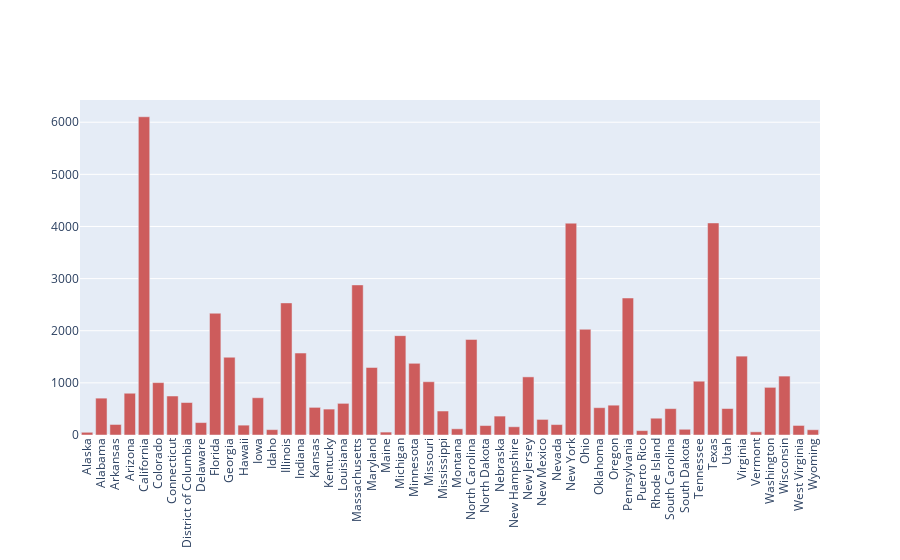

Notebook code for this chart:
### Code cell
fig = go.Figure(go.Bar(
            y=(df_codes['All Fields']).astype(float),
            x= df_codes['State'],
            marker_color = 'indianred'))
fig.update_layout(xaxis_tickangle=-90)

fig.show()

### Figure 1 — Plotly figure (JSON) as saved in the notebook; plotly's stock layout.template omitted (floating-point values rounded to 4 significant figures)
{"data": [{"marker": {"color": "indianred"}, "type": "bar", "x": ["Alaska", "Alabama", "Arkansas", "Arizona", "California", "Colorado", "Connecticut", "District of Columbia", "Delaware", "Florida", "Georgia", "Hawaii", "Iowa", "Idaho", "Illinois", "Indiana", "Kansas", "Kentucky", "Louisiana", "Massachusetts", "Maryland", "Maine", "Michigan", "Minnesota", "Missouri", "Mississippi", "Montana", "North Carolina", "North Dakota", "Nebraska", "New Hampshire", "New Jersey", "New Mexico", "Nevada", "New York", "Ohio", "Oklahoma", "Oregon", "Pennsylvania", "Puerto Rico", "Rhode Island", "South Carolina", "South Dakota", "Tennessee", "Texas", "Utah", "Virginia", "Vermont", "Washington", "Wisconsin", "West Virginia", "Wyoming"], "y": [52, 707, 202, 801, 6105, 1005, 748, 623, 238, 2336, 1492, 189, 715, 103, 2534, 1572, 530, 497, 607, 2879, 1295, 56, 1906, 1374, 1022, 460, 119, 1833, 181, 363, 158, 1115, 299, 200, 4064, 2028, 524, 572, 2628, 84, 322, 506, 110, 1032, 4068, 508, 1513, 61, 914, 1130, 183, 101]}], "layout": {"xaxis": {"tickangle": -90}}}
